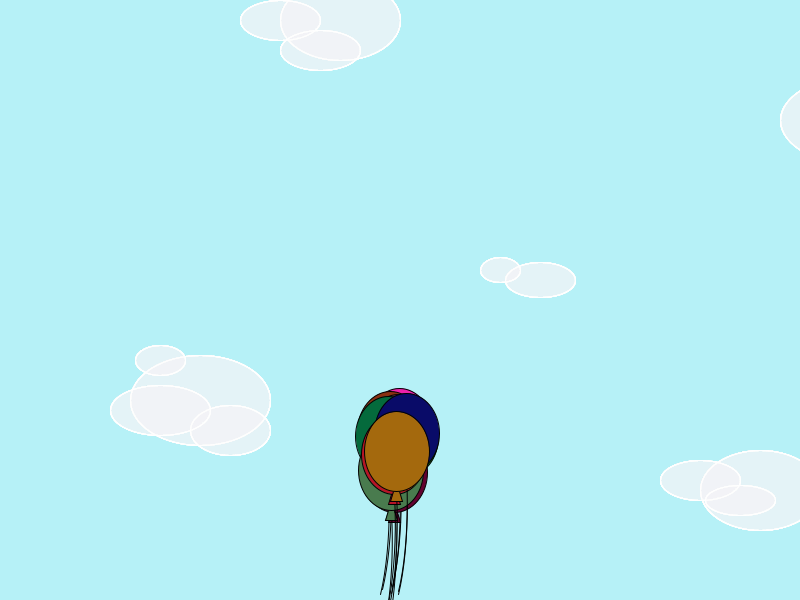
Frame 1 (no input)
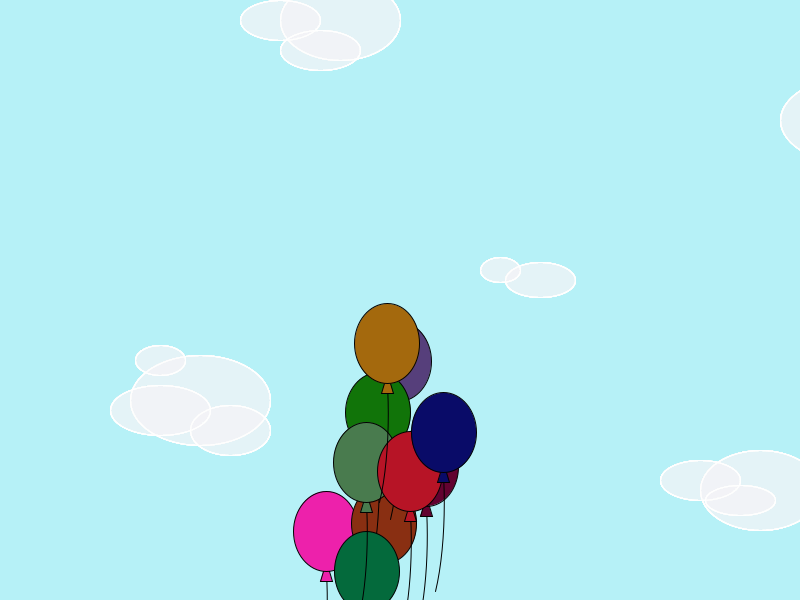
Frame 60 (the mouse pressed at the canvas centre just before this capture)
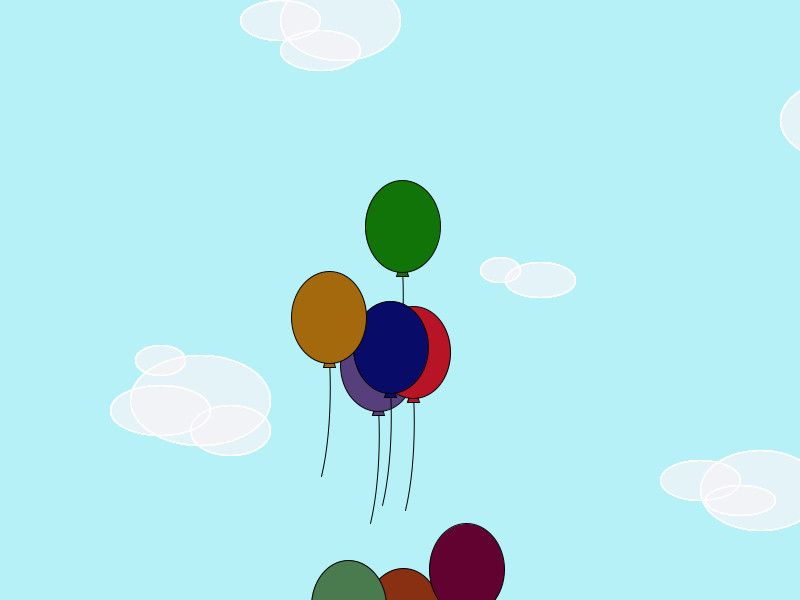
Frame 120 (the mouse held since frame 60 and released just before this capture)

The Processing sketch that drew these frames (run headless with seeded random() and noise(); from frame 60 on, the mouse is pressed at the canvas centre):

// Processing sketch: processing_146216
// ── processing_146216.pde

//10 globos con color aleatorio volando hacia arriba entre nubes.
//Si le das click al ratón, los globos se hinchan (hasta un tamaño en el que se deshinchan)
//El random walker acaba cuando todos los globos suben hacia arriba.

//Variables
int numGlobos=10;
int i;
int w=65; // Variables para mousePressed
int h=80;

// Matrices
float[] posicionesX= new float [numGlobos];
float[] posicionesY= new float [numGlobos];
color[] colorGlobos= new color [numGlobos]; // Determinará el color random de los globos


void setup(){
   size(800,600);   

for(int i=0;i<numGlobos;i++){
  posicionesX[i]=posicionesX[i]+width/2+(int)random(-10,10); //Inicializamos las posiciones empezando desde el centro 
  posicionesY[i]=posicionesY[i]+3*height/4+(int)random(-20,20); // y desde 3/4 de la altura
  colorGlobos[i]=color(random(250),random(140),random(200)); // Color random entre código (250,140,200)
  }
}

void draw (){
  background(182,241,247); // Fondo con nubes

for(int i=0; i<numGlobos; i++){ // Inicio de loop
  posicionesX[i]+=random(-10,10); // Actualización de posición X según coordenadas (va más lento en este eje)
  posicionesY[i]+=random(-20,20); // Actualización de posición Y según coordenadas (va más rápido en este eje)
 
if(posicionesX[i]-200<0){ // Límite únicamente establecidos en eje X para que sigan dirección hacia arriba
   posicionesX[i]=200;
  }
  
  if(posicionesX[i]+200>width){
    posicionesX[i]=width-200;
  }
 
// Fondo de nubes
strokeWeight(1);
stroke(255);
fill(250,30);
ellipse(200,400,140,90); // Nube 1
ellipse(230,430,80,50);
ellipse(160,360,50,30);
ellipse(160,410,100,50);
ellipse(340,20,120,80); //Nube 2
ellipse(280,20,80,40);
ellipse(320,50,80,40);
ellipse(760,490,120,80); // Nube 3
ellipse(700,480,80,40);
ellipse(740,500,70,30);
ellipse(860,90,100,60); // Nube 4
ellipse(860,120,160,90);
ellipse(920,140,80,40);
ellipse(540,280,70,35);
ellipse(500,270,40,25);

// Globo
 noFill();
  stroke(0);
  strokeWeight(1);
arc(posicionesX[i]-29, posicionesY[i]+70, 60, 250, -PI / 4, PI / 4); // Hilo suelto globo (40º)
  stroke(1);
  fill(colorGlobos[i]);
triangle(posicionesX[i],posicionesY[i]+30,posicionesX[i]-6,posicionesY[i]+50,posicionesX[i]+6,posicionesY[i]+50); // Sobrante globo (nudo)
ellipse(posicionesX[i],posicionesY[i],w,h); // Globo

  }
}

void mousePressed(){ // Esta función hace que al darle click con el ratón se hinchen los globos hasta un límite determinado en el que se deshinchan
    if(w<105){ // Si w es menor de 105 (en un principio mide 65 -eje X de la ellipse del globo-)
      w=w+10; // a w se le añadirá 10
    }
    if(h<102){ // Si h es menor de 102 (en un principio mide 80 -eje Y de la ellipse del globo-)
      h=h+12; // a h se le añadirá 12
    }
    if(w>=105){ // Si w es mayor o igual que 105
      w=35; // El ancho de la ellipse del globo disminuirá
      h=40; // el largo de la ellipse del globo también disminuirá produciendo un efecto de deshinchado
  }  
}
